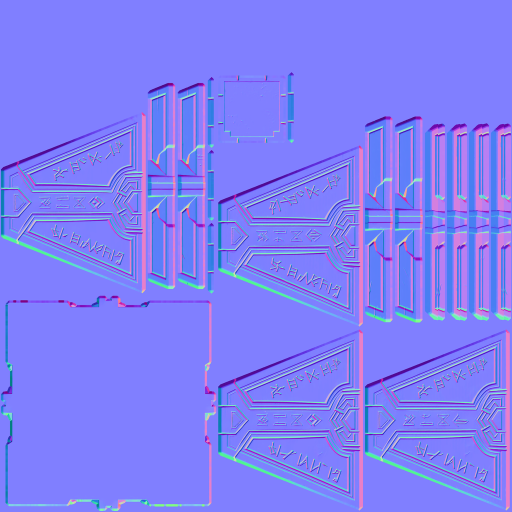
#> input picture crates/sjk-viewer/assets/holocron/art/sith_pyramid/body_n.png, 1024 x 1024 px (shown at 1/2 size)
$ python -i holocron_assets.py   (imports and definitions only)
#> lines starting #> are read from the running program, lines starting #| are printed output that depends on the picture; after the words box and inside, x2 and y2 are one past the last pixel; in counts of white or black regions, pixels touching at a corner belong together
### scripts/holocron_forms.py
"""The shapes of the four loot-box holocrons, for `holocron_assets.py`.

Each tier is its own object (Sol's pick, 17/10/2026, from the proposals' second set):

- uncommon, the Jedi cube: the holocron's cube with a raised plateau on each face (the
  face picture on it, the emblem on its flat top, its bevelled sides catching the
  light), a lamp over each and steel edges;
- rare, the Great Holocron: a dodecahedron with a raised pentagon in each face, lit
  edges, and a broken halo turning around it;
- legendary, the Sith pyramid: Sol's sculpted model (05/11/2026), a dark frustum on a
  plinth with glowing runes carved down its sides, its cap floating free over a glowing
  eye, both bobbing and turning (a low poly with its detail baked into pictures);
- mythical, the engram (21/10/2026, Sol: "make a cool shader of it like Destiny"): a
  long faceted gold gem of thirty triangular plates, each a slab apart from the next
  so thin glowing seams run between them, a white-hot core showing through, the plates
  breathing outward and back (their shader's `deformVertexes wave`), the shell turning
  and slowly tumbling, eight sparks circling it, a faint old-republic rune etched in
  each plate, a sheen running over the facets, the seams and core glowing into a halo.

The kyber crystals (`kyber_<tier>`, 21/10/2026) are one more object in the four tiers'
colours: what was the mythical holocron until then, the kyber prism, a broad
eight-sided crystal in a steel sheath, turning, held by gimbal rings that tumble, motes
of light circling it. The commoner the tier the plainer: one ring and four motes for
uncommon, six motes for rare, both rings and eight for legendary, ten for mythical.

A form is one model per part: its body, which never moves against the holocron, and
each moving part (the halo, the cap and the eye, the crystal, the rings, a mote), so
that the client can turn each one ([`PARTS`], mirrored by `holocrons/stage.rs`'s
table: keep the two in step). A moving part is modelled about its own centre, which
the motion turns it about; the body about the holocron's centre. Units are the
model's (the cube's edge is 6), z up.

A part's surfaces are grouped by material (one MD3 surface each): a material is a
picture and a shader of the same name (`models/sjk/<material>`), written by
`holocron_assets.py`. The locked look (a tier the player holds none of) is the same
geometry with every material swapped for its locked one ([`locked_material`]).

Also here: a small software renderer that draws the posed parts for the tiers' UI
icons ([`render`]).
"""

import math
from dataclasses import dataclass, field
from pathlib import Path

import numpy as np
from scipy.spatial import ConvexHull

TIER_IDS = ("uncommon", "rare", "legendary", "mythical")
# The kyber crystals' ids: the hub's tier ids of the crystals, in the same order.
KYBER_IDS = tuple(f"kyber_{tier}" for tier in TIER_IDS)
# Every form the stage draws, in the order of the client's table (`FORMS`).
FORM_IDS = TIER_IDS + KYBER_IDS
# Shared materials and their locked ones; a tier's face `holocron_<tier>` locks to
# `holocron_<tier>_locked`, its light to the one shared dark light.
STEEL = "holocron_steel"
LIGHT_LOCKED = "holocron_light_locked"


def light(tier: str) -> str:
    return f"holocron_{tier}_light"


# [4 lines left out: function locked_material, not called in this run]


def kyber_rank(form: str) -> int:
    """A kyber crystal's tier as an index into TIER_IDS."""
    return TIER_IDS.index(form.removeprefix("kyber_"))


# ---------------------------------------------------------------------------
# Meshes.


# [20 lines left out: functions newell, plane_basis, not called in this run]


# World units across one repeat of a tiling material's picture.
TILE = 6.0


class Mesh:
    """Flat-shaded polygons grouped by material."""

    def __init__(self):
        self.surfaces: dict[str, tuple[list, list, list, list]] = {}

    # [38 lines left out: functions polygon, triangle, not called in this run]

    def materials(self):
        return list(self.surfaces)


# [149 lines left out: functions read_obj, box, frame_along, bar, ring_points, prism and 4 more, not called in this run]


# ---------------------------------------------------------------------------
# The forms. Sizes are chosen so the four fill about the same room on screen.

CUBE_HALF = 3.0


# [42 lines left out: function jedi_cube, not called in this run]


DODECA_RADIUS = 4.0


# [38 lines left out: function great_holocron, not called in this run]


# Sol's sculpted Sith pyramid (05/11/2026): a generated model brought down to a low
# poly in Blender, its detail baked into pictures (`art/sith_pyramid/`, README.md). Its
# units are Blender's, the foot on z = 0: scaled up to about the other forms' size, the
# body's flat top kept under the eye.
SITH_SCULPT = Path(__file__).resolve().parent.parent / "crates/sjk-viewer/assets/holocron/art/sith_pyramid"
SITH_SCALE = 7.0
SITH_TOP = 0.4


# [52 lines left out: functions sith_pyramid, kyber_crystal, not called in this run]


# The engram: a tip at each end and three rings of five corners between (height,
# radius, turn), the middle one turned half a step, so the plates are thirty
# triangles: five round each tip and two bands of ten between the rings.
ENGRAM_TIP = 5.3
ENGRAM_RINGS = ((2.5, 2.15, 0.0), (0.0, 3.05, math.pi / 5), (-2.5, 2.15, 0.0))
# Each plate is its triangle drawn in by SEAM (half the seam between two plates), a
# slab PLATE_DEPTH thick whose inner face is drawn in by PLATE_TAPER more, so the
# seams open toward the core.
SEAM = 0.13
PLATE_DEPTH = 0.55
PLATE_TAPER = 0.07
CORE_RADIUS = 1.8


# [17 lines left out: function engram_faces, not called in this run]


# The engram's face picture is four plates in a 2 by 2 grid, each a shade darker
# (holocron_assets.py's ENGRAM_TONES); a plate takes the one its facing gives it against
# KEY, so the facets stand apart however the world lights them (the stage's light is
# at the holocron's centre, behind every plate).
ENGRAM_KEY = np.array((-0.45, -0.55, 0.7)) / np.linalg.norm((-0.45, -0.55, 0.7))


def engram_tone(normal) -> int:
    facing = float(np.dot(normal, ENGRAM_KEY))
    return int(np.clip(np.floor((0.75 - facing) / 0.45), 0, 3))


# [58 lines left out: functions engram_plate, icosahedron, engram, not called in this run]


FORMS = {
    "uncommon": jedi_cube,
    "rare": great_holocron,
    "legendary": sith_pyramid,
    "mythical": engram,
    **{form: kyber_crystal for form in KYBER_IDS},
}


# ---------------------------------------------------------------------------
# How the parts move, as the client moves them (holocrons/stage.rs's PARTS).


@dataclass(frozen=True)
class Motion:
    """A part's pose at a time: its rest place `at`, a bob along z (units, radians per
    second), an orbit about z (radius, radians per second, start angle), and three turns
    (start angle, radians per second): about its own z (spin), then about x (tumble),
    then about the holocron's z (precess)."""

    part: str
    at: tuple = (0.0, 0.0, 0.0)
    bob: tuple = (0.0, 0.0)
    orbit: tuple = (0.0, 0.0, 0.0)
    spin: tuple = (0.0, 0.0)
    tumble: tuple = (0.0, 0.0)
    precess: tuple = (0.0, 0.0)

    # [19 lines left out: function pose, not called in this run]


def motes(count: int = 10):
    """The kyber crystal's motes, the first `count` of its ten."""
    out = []
    for i in range(count):
        out.append(
            Motion(
                "mote",
                at=(0.0, 0.0, round(((i * 0.37) % 1.0 - 0.5) * 7.0, 3)),
                orbit=(round(3.5 + 0.4 * math.sin(i), 3), 0.6, round(i * 0.63, 3)),
                spin=(0.0, 1.6),
                tumble=(0.6, 0.0),
            )
        )
    return out


def sparks():
    """The engram's eight sparks: wider than its girth, slower near the tips, half of
    them the other way round."""
    out = []
    for i in range(8):
        height = round(((i * 0.41) % 1.0 - 0.5) * 7.5, 3)
        out.append(
            Motion(
                "mote",
                at=(0.0, 0.0, height),
                orbit=(round(4.1 + 0.5 * math.cos(i * 1.7) - 0.12 * abs(height), 3),
                       round((0.75 - 0.05 * abs(height)) * (1 if i % 2 else -1), 3), round(i * 0.79, 3)),
                spin=(0.0, 2.2),
                tumble=(0.35, 0.0),
            )
        )
    return out


def kyber_parts(form: str):
    rank = kyber_rank(form)
    parts = [
        Motion("body"),
        Motion("crystal", spin=(0.0, 0.5)),
        Motion("ring_a", tumble=(math.pi / 2, 0.3), precess=(0.0, 0.25)),
    ]
    if rank >= 2:
        parts.append(Motion("ring_b", tumble=(1.0, -0.22), precess=(0.0, -0.15)))
    return parts + motes(4 + 2 * rank)


PARTS = {
    "uncommon": [Motion("body")],
    "rare": [Motion("body"), Motion("halo", bob=(0.25, 1.3), spin=(0.0, 0.3), tumble=(0.55, 0.0), precess=(0.0, 0.25))],
    "legendary": [
        Motion("body"),
        Motion("cap", at=(0.0, 0.0, 3.2), bob=(0.35, 1.5), spin=(0.0, 0.35)),
        Motion("eye", at=(0.0, 0.0, 1.25), bob=(0.1, 1.5), spin=(0.0, -1.2)),
    ],
    # The core stands still in the middle; the shell turns about its length
    # while that slowly tips over (a tumble), and the plates breathe in their shader.
    "mythical": [Motion("body"), Motion("shell", spin=(0.0, 0.3), tumble=(0.0, 0.09)), *sparks()],
    **{form: kyber_parts(form) for form in KYBER_IDS},
}


def model_name(tier: str, part: str) -> str:
    return f"holocron_{tier}" if part == "body" else f"holocron_{tier}_{part}"


# ---------------------------------------------------------------------------
# A small renderer for the UI icons.


@dataclass
class Look:
    """How a material draws in an icon: its picture (float RGB), its glow picture or
    None, and whether it is lit by the light or shines of itself."""

    picture: np.ndarray
    glow: np.ndarray | None = None
    lit: bool = True
    own_light: float = 0.3


@dataclass
class Canvas:
    size: int
    colour: np.ndarray = field(init=False)
    depth: np.ndarray = field(init=False)

    def __post_init__(self):
        self.colour = np.zeros((self.size, self.size, 3))
        self.depth = np.full((self.size, self.size), np.inf)


# [5 lines left out: function sample, not called in this run]


VIEW_YAW = math.radians(-32.0)
VIEW_PITCH = math.radians(20.0)
SUN = np.array((-0.45, -0.35, 0.82))


# [67 lines left out: function render, not called in this run]

### scripts/holocron_assets.py
"""Make the Illuminate holocron's game files from Sol's two generated pictures,
and the four loot-box holocrons from the shipped face.

Illuminate is SJK's own toy (`toy_illuminate`): a holocron that floats by the player's
shoulder and lights the way. Sol generated its pictures (07/10/2026): a holocron
icon in the style of Jedi Academy's Force icons (1024x1024, on a flat grey ground)
and one face of the holocron (2048x2048). This script writes, into the output
folder:

- `toy_illuminate.png`: the icon cut out of its ground with its amber glow, cube
  at the stock icons' size, 128x128 like `gfx/mp/f_icon_*`;
- `holocron.jpg`: the face, 512x512;
- `holocron_glow.jpg`: the face's emblem alone on black, for the additive stage that
  keeps it lit in the dark;
- `holocron.md3`: a cube of HOLOCRON_EDGE units with the face on all six sides.

    python scripts/holocron_assets.py icon.jpg face.jpg crates/sjk-viewer/assets/holocron

That also remakes the tiers (below) from the new face. The tiers alone, from the
shipped `holocron.jpg` in the folder (no originals needed):

    python scripts/holocron_assets.py tiers crates/sjk-viewer/assets/holocron

The tiers (uncommon green, rare blue, legendary purple, mythical gold) are each an
object of their own (`holocron_forms.py`: the Jedi cube, the Great Holocron, the Sith
pyramid, the engram), and the kyber crystals (`kyber_<tier>`, 21/10/2026) one more object
in the same four colours; each form is a model per part so the client can move the parts.
Per form `<id>` it writes the parts' models (`holocron_<id>.md3`, the body, and
`holocron_<id>_<part>.md3`, each also as `..._locked.md3`), the face picture
`holocron_<id>.jpg` with its `_glow.jpg` and `_locked.jpg`, the lit parts' picture
`holocron_<id>_light.jpg`, and the UI icons `holocron_<id>.png` (256x256, drawn from the
parts) and `holocron_<id>_small.png` (64x64); the engram also its seams' and core's
pictures (and locked) and its reflection `holocron_mythical_env.jpg`. Shared: the steel
(`holocron_steel.jpg`, and locked), the locked
light, the sheen, four shaders (`holocron_tiers.shader`: the holocrons' faces;
`holocron_kyber.shader`: the crystals' faces and lights; `holocron_parts.shader`: steel,
the Sith pyramid's cap, the holocrons' lights and the engram's seams and core;
`holocron_locked.shader`: the locked look, every material drained and dark, without
glow), and two Rust tables the client includes (`holocron_parts.rs`: every form's parts
and motion; `holocron_files.rs`: every file above at its game path). The Jedi cube's
face is the shipped face in the tier's colour; the Great Holocron's comes from Sol's
picture (17/10/2026) in the folder's `art/` (`rare.jpg`), and the kyber crystals' facets
from `art/kyber.jpg` (ART below), or are drawn here when one is missing; the engram's
plates are drawn here. The Sith pyramid is Sol's sculpted model (05/11/2026): its low
poly and the pictures baked from it are in `art/sith_pyramid/` (holocron_forms.py reads
the model; its colour, glow and normal maps are copied from there). `--art
<key>=<picture>` gives another picture for an ART key:

    python scripts/holocron_assets.py tiers crates/sjk-viewer/assets/holocron --art rare=pentagon.png

A face picture shows its shape on black, in any colour and any size: the shape is cut
out and fitted to where the form's picture coordinates expect it (ART), and its lit
parts (bright, or strongly coloured) are painted along the tier's ramp and glow. The
rare one is a pentagon, a corner at the top. The kyber one is
a tiling crystal texture, its light worked into the crystal's facets. The whole table
(colours, glow ladder, shader waves, point lights) is TIERS below (KYBER_TIERS copies
it); the output is deterministic.

Needs Pillow, numpy and scipy (pip install pillow numpy scipy).
"""

import math
import struct
import sys
from dataclasses import dataclass, replace
from pathlib import Path

import numpy as np
from PIL import Image, ImageDraw
from scipy import ndimage
from scipy.spatial import ConvexHull

import holocron_forms as forms

ICON_SIZE = 128
# The icon's flat ground, and the share of the frame the cube's box takes (the
# stock icons' cubes span about two thirds of theirs).
ICON_GROUND = 39.0
ICON_CUBE_SHARE = 0.68
ICON_GLOW = np.array([255.0, 168.0, 72.0])
FACE_SIZE = 512
HOLOCRON_EDGE = 6.0
SHADER = "models/sjk/holocron"
JPEG_QUALITY = 88


def icon(source: Path, output: Path) -> None:
#> called with output = 'out.png'
    a = np.asarray(Image.open(source).convert("RGB")).astype(float)
    r, b = a[..., 0], a[..., 2]
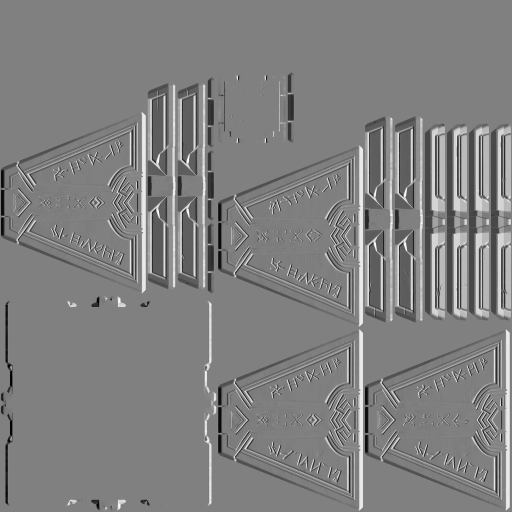
#> r: shape (1024, 1024) float64 (shown at 1/2 size); min 0, max 255, mean 128
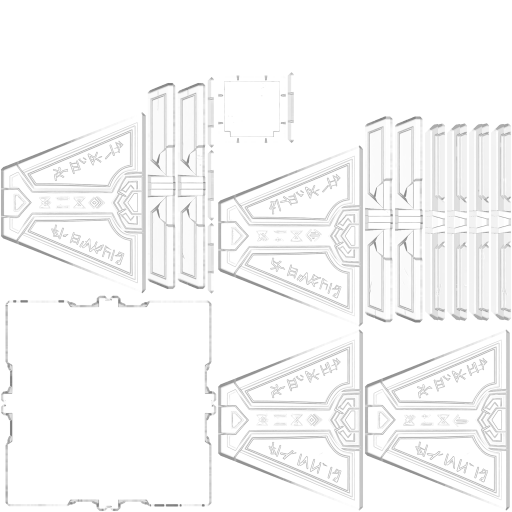
#> b: shape (1024, 1024) float64 (shown at 1/2 size); min 107, max 255, mean 246.9
    # The cube is grey-blue and off the ground; its halo is orange (red over blue).
    cube = (np.abs(a - ICON_GROUND).max(-1) > 14) & (b >= r - 6)
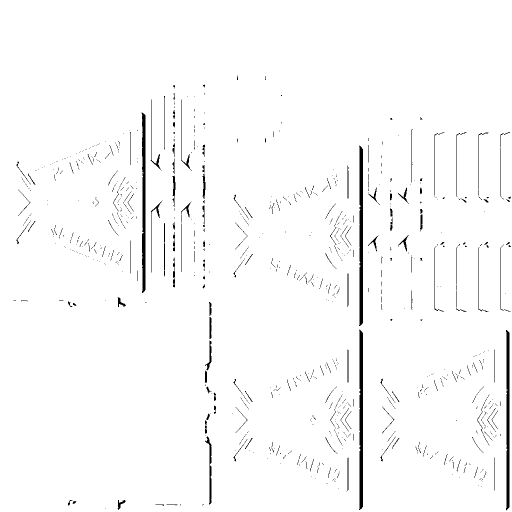
#> cube: shape (1024, 1024) bool (shown at 1/2 size); 97.9% white; 981 black regions (837 under 20 px), largest, box (x1, y1, x2, y2) and area: (718, 291, 726, 652) 2468, (718, 659, 726, 1020) 2462, (283, 225, 291, 586) 2252
    cube = ndimage.binary_opening(cube, iterations=2)
#> cube: shape (1024, 1024) bool; 97.8% white; 881 black regions (732 under 20 px), largest, box (x1, y1, x2, y2) and area: (718, 291, 726, 652) 2470, (718, 659, 726, 1020) 2463, (283, 225, 291, 586) 2258
    labels, count = ndimage.label(cube)
#> count = 1
    sizes = ndimage.sum(cube, labels, range(1, count + 1))
#> sizes = [1025697]
    cube = labels == 1 + int(np.argmax(sizes))
    ys, xs = np.nonzero(cube)
    points = np.stack([xs, ys], 1)
#> points = 1025697 pairs, first value 0 to 1023, second value 0 to 1023
    hull = ConvexHull(points)
    mask = Image.new("L", (a.shape[1], a.shape[0]), 0)
#> mask: PIL image 1024x1024 L; every value is 0
    ImageDraw.Draw(mask).polygon([tuple(map(float, points[i])) for i in hull.vertices], fill=255)
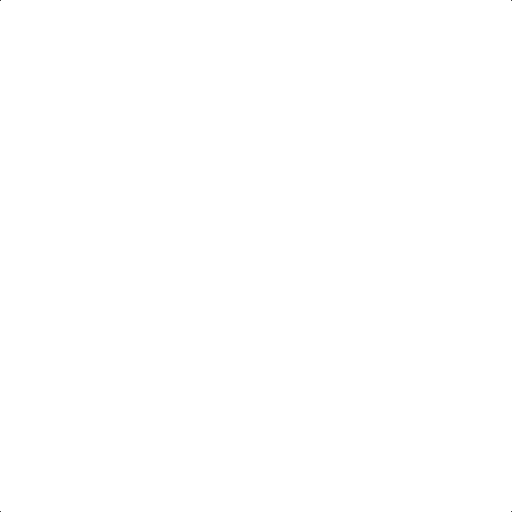
#> mask: PIL image 1024x1024 L (shown at 1/2 size); 100% white; black in thin lines or dots
    cube_alpha = ndimage.gaussian_filter(np.asarray(mask).astype(float) / 255.0, 0.8)
    # The halo's coverage from its red channel over the ground, in one amber.
    halo_alpha = np.clip((r - ICON_GROUND) / (ICON_GLOW[0] - ICON_GROUND), 0, 1)
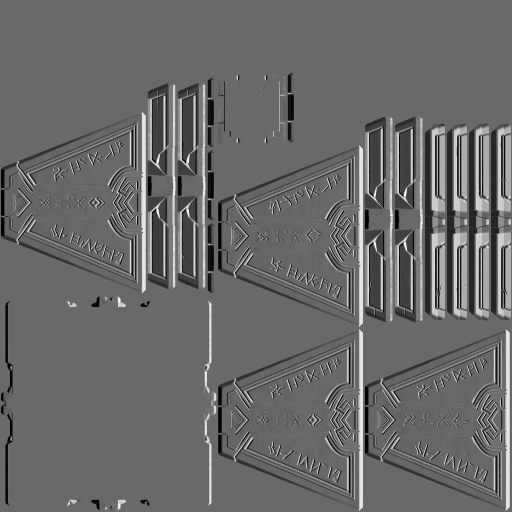
#> halo_alpha: shape (1024, 1024) float64 (shown at 1/2 size); min 0, max 1, mean 0.413
    alpha = np.maximum(cube_alpha, halo_alpha)
    rgb = np.where(cube_alpha[..., None] > 0.5, a, ICON_GLOW)
    picture = Image.fromarray(np.dstack([rgb, alpha * 255]).clip(0, 255).astype(np.uint8), "RGBA")
    centre_x, centre_y = (xs.min() + xs.max()) / 2, (ys.min() + ys.max()) / 2
#> centre_x = 511.5; centre_y = 511.5
    side = max(xs.max() - xs.min(), ys.max() - ys.min()) / ICON_CUBE_SHARE
#> side = 1504.4
    box = tuple(
        round(v)
        for v in (centre_x - side / 2, centre_y - side / 2, centre_x + side / 2, centre_y + side / 2)
    )
#> box = (-241, -241, 1264, 1264)
    picture = picture.crop(box).convert("RGBa").resize((ICON_SIZE, ICON_SIZE), Image.LANCZOS)
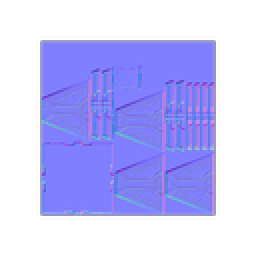
#> picture: PIL image 128x128 RGBa (shown 2 times larger); mean R, G, B, A 59.5, 59, 114.3, 118.1; transparent parts drawn white
#> (the run stopped early here; a loop or call above may not have finished)
